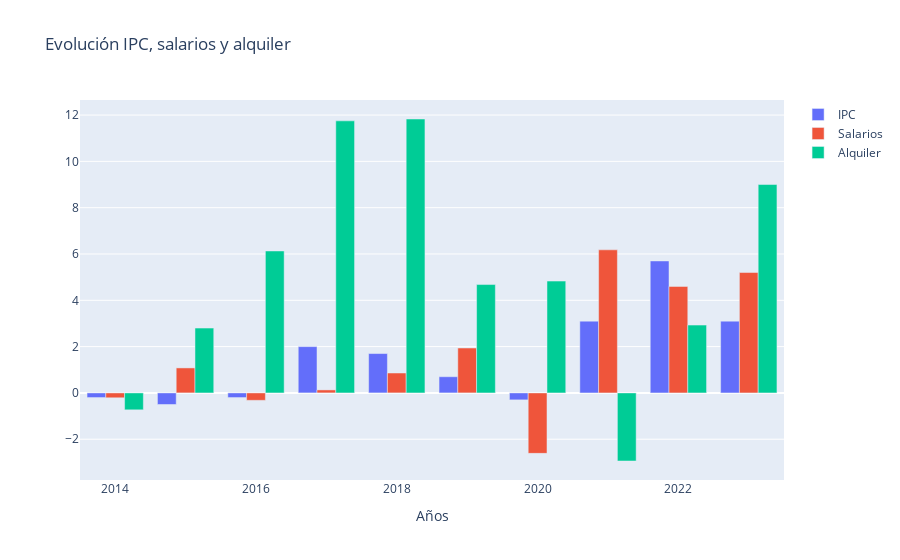

Notebook code for this chart:
### Code cell
x = salario_ipc_alquiler.index

trace1 = {
    'x': x,
    'y': salario_ipc_alquiler['IPC'],
    'name': 'IPC',
    'type': 'bar'
}

trace2 = {
    'x': x,
    'y': salario_ipc_alquiler['Salarios'],
    'name': 'Salarios',
    'type': 'bar'
}

trace3 = {
    'x': x,
    'y': salario_ipc_alquiler['Alquiler'],
    'name': 'Alquiler',
    'type': 'bar'
}

data = [trace1, trace2, trace3]

layout = {
    'xaxis': {'title': 'Años'},
    'barmode': 'group',
    'title': 'Evolución IPC, salarios y alquiler'
}

fig = go.Figure(data = data, layout = layout)
iplot(fig)

### Figure 1 — Plotly figure (JSON) as saved in the notebook; plotly's stock layout.template omitted (floating-point values rounded to 4 significant figures)
{"data": [{"name": "IPC", "type": "bar", "x": [2014, 2015, 2016, 2017, 2018, 2019, 2020, 2021, 2022, 2023], "y": [-0.2, -0.5, -0.2, 2, 1.7, 0.7, -0.3, 3.1, 5.7, 3.1]}, {"name": "Salarios", "type": "bar", "x": [2014, 2015, 2016, 2017, 2018, 2019, 2020, 2021, 2022, 2023], "y": [-0.21, 1.08, -0.32, 0.13, 0.86, 1.94, -2.61, 6.18, 4.6, 5.2]}, {"name": "Alquiler", "type": "bar", "x": [2014, 2015, 2016, 2017, 2018, 2019, 2020, 2021, 2022, 2023], "y": [-0.73, 2.8, 6.13, 11.75, 11.83, 4.68, 4.83, -2.94, 2.93, 9]}], "layout": {"barmode": "group", "title": {"text": "Evolución IPC, salarios y alquiler"}, "xaxis": {"title": {"text": "Años"}}}}
